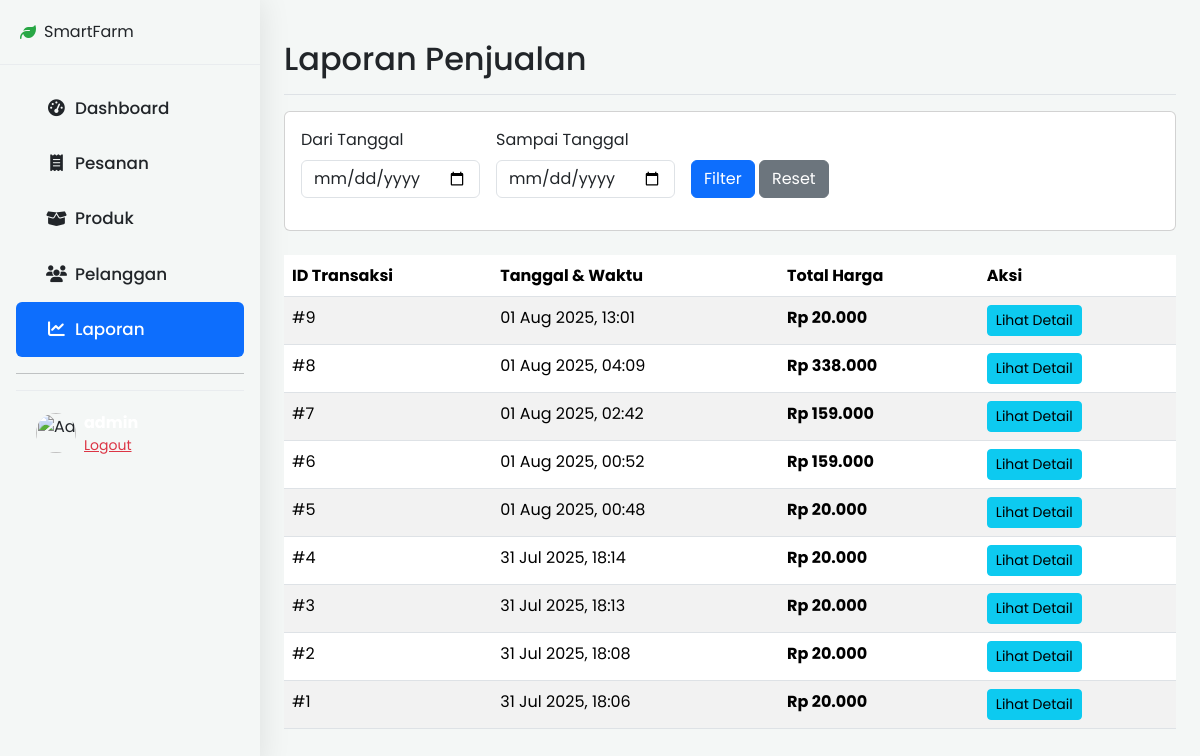
Page /admin/index.php?action=reports (signed in) on the committed database.
### tables this page shows
CREATE TABLE `transactions` (
  `id` int(11) NOT NULL,
  `user_id` int(11) NOT NULL,
  `total_price` decimal(10,2) NOT NULL,
  `payment_method` varchar(50) DEFAULT NULL,
  `payment_status` varchar(50) NOT NULL DEFAULT 'Menunggu Pembayaran',
  `transaction_date` timestamp NOT NULL DEFAULT current_timestamp()
);

### app/controllers/ReportController.php (called while the page is built, shortened)
<?php
require_once __DIR__ . '/../models/Transaction.php';
class ReportController {
    public function showReports() {
        global $conn;
        $transactionModel = new Transaction($conn);
        $startDate = $_GET['start_date'] ?? null;
        $endDate = $_GET['end_date'] ?? null;
        $transactions = $transactionModel->getReport($startDate, $endDate);
        include __DIR__ . '/../views/reports.php';
    }
}
?>

### app/models/Transaction.php (called while the page is built, shortened)
<?php
class Transaction
{
    private $conn;
    public function __construct($db)
    {
        $this->conn = $db;
    }
    public function getReport($startDate = null, $endDate = null)
    {
        $query = "SELECT * FROM transactions";
        $query .= " ORDER BY transaction_date DESC";
        return mysqli_query($this->conn, $query);
    }
}

### app/views/reports.php (the view, shortened to what this page needs)
<?php
$start_date = $_GET['start_date'] ?? '';
$end_date = $_GET['end_date'] ?? '';
?>
<div class="d-flex">
    <?php include 'templates/sidebar.php'; ?>
    <div class="flex-grow-1">
        <?php include 'templates/header.php'; ?>
        <main class="p-4">
            <div class="d-flex justify-content-between flex-wrap flex-md-nowrap align-items-center pt-3 pb-2 mb-3 border-bottom">
                <h1 class="h2">Laporan Penjualan</h1>
            </div>
            <div class="card mb-4">
                <div class="card-body">
                    <form class="row g-3 align-items-center" method="GET">
                        <div class="col-auto">
                            <label for="start_date" class="form-label">Dari Tanggal</label>
                            <input type="date" class="form-control" id="start_date" name="start_date" value="<?= $start_date ?>">
                        </div>
                        <div class="col-auto">
                            <label for="end_date" class="form-label">Sampai Tanggal</label>
                            <input type="date" class="form-control" id="end_date" name="end_date" value="<?= $end_date ?>">
                        </div>
                        <div class="col-auto mt-auto">
                            <button type="submit" class="btn btn-primary">Filter</button>
                            <a href="index.php?action=reports" class="btn btn-secondary">Reset</a>
                        </div>
                    </form>
                </div>
            </div>
            <div class="table-responsive">
                <table class="table table-striped table-hover">
                    <thead>
                        <tr>
                            <th>ID Transaksi</th>
                            <th>Tanggal & Waktu</th>
                            <th>Total Harga</th>
                            <th>Aksi</th>
                        </tr>
                    </thead>
                    <tbody>
                        <?php if (mysqli_num_rows($transactions) > 0): ?>
                            <?php while($row = mysqli_fetch_assoc($transactions)): ?>
                            <tr>
                                <td>#<?= $row['id'] ?></td>
                                <td><?= date('d M Y, H:i', strtotime($row['transaction_date'])) ?></td>
                                <td class="fw-bold">Rp <?= number_format($row['total_price'], 0, ',', '.') ?></td>
                                <td>
                                    <button class="btn btn-info btn-sm view-details-btn" data-id="<?= $row['id'] ?>" data-bs-toggle="modal" data-bs-target="#detailsModal">
                                        Lihat Detail
                                    </button>
                                </td>
                            </tr>
                            <?php endwhile; ?>
                        <?php else: ?>
                            <tr><td colspan="4" class="text-center">Tidak ada data transaksi pada periode ini.</td></tr>
                        <?php endif; ?>
                    </tbody>
                </table>
            </div>
        </main>
        <?php include 'templates/footer.php'; ?>
    </div>

### admin/css/admin_style.css (style rules this page uses)
:root { --primary-green: #28a745; --dark-theme-bg: #1e293b; --dark-theme-text: #94a3b8; --dark-theme-hover-bg: #334155; --dark-theme-hover-text: #ffffff; --dark-theme-active-border: #28a745; --body-bg: #f4f7f6; }
body { font-family: 'Poppins', sans-serif; background-color: var(--body-bg); }

### rows in the picture
transactions: id "9", transaction_date "01 Aug 2025, 13:01", total_price "20.000"
transactions: id "8", transaction_date "01 Aug 2025, 04:09", total_price "338.000"
transactions: id "7", transaction_date "01 Aug 2025, 02:42", total_price "159.000"
transactions: id "6", transaction_date "01 Aug 2025, 00:52", total_price "159.000"
transactions: id "5", transaction_date "01 Aug 2025, 00:48", total_price "20.000"
transactions: id "4", transaction_date "31 Jul 2025, 18:14", total_price "20.000"
transactions: id "3", transaction_date "31 Jul 2025, 18:13", total_price "20.000"
transactions: id "2", transaction_date "31 Jul 2025, 18:08", total_price "20.000"
transactions: id "1", transaction_date "31 Jul 2025, 18:06", total_price "20.000"
